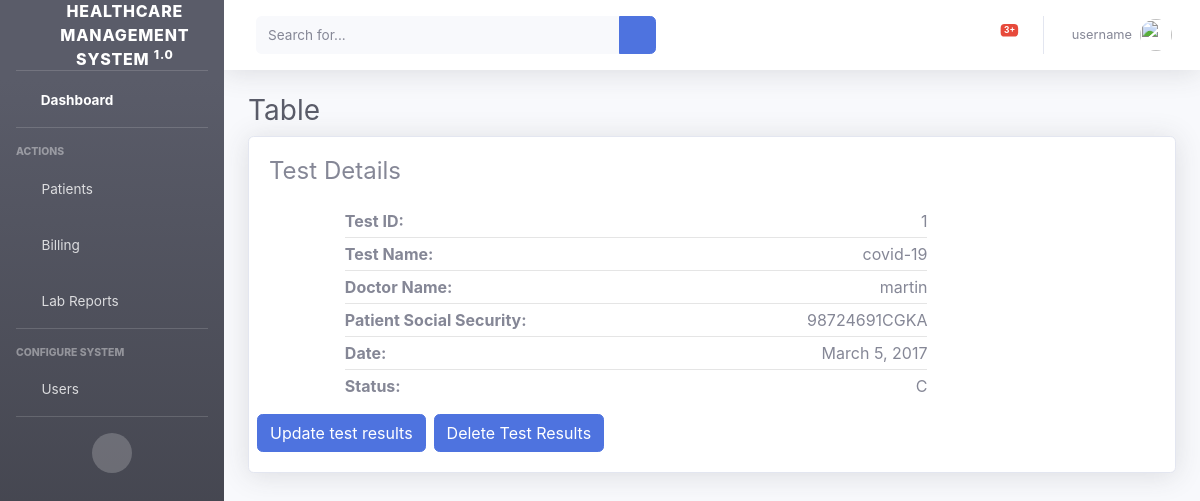
Page /test/1/ on the committed database.
### hrm/models.py (models this page shows, shortened)
class LabReport(models.Model):
    test_name = models.CharField(max_length=100)
    doctor = models.ForeignKey(User,on_delete=models.CASCADE)
    patient = models.ForeignKey(Patient, on_delete=models.CASCADE)
    date = models.DateField()
    description = models.CharField(max_length=500)
    choices = (('C', 'Complete'), ('P', 'Pending'))
    status = models.CharField(max_length=1, choices=choices)

class Patient(models.Model):
    social_security = models.CharField(max_length=10000000, primary_key=True)
    first_name = models.CharField(max_length=50)
    last_name = models.CharField(max_length=50)
    d_o_b = models.DateField()
    choices = (('M', 'Male'), ('F', 'Female'))
    gender = models.CharField(max_length=1, choices=choices)
    contact_no = models.IntegerField()
    reg_date = models.DateField()
    doctor = models.ForeignKey(User, on_delete=models.CASCADE)
    room = models.ForeignKey(Room, on_delete=models.CASCADE)
    check_out_date = models.DateField(blank=True, null=True)

### hrm/views.py (the view)
# urls.py: path('test/<slug:pk>/', TestDetail.as_view(), name='test_detail'),
class TestDetail(DetailView):
    model = LabReport
    template_name = 'hrm/lab.html'
    context_object_name = 'test'

### hrm/templates/hrm/lab.html (shortened to what this page needs)
{% extends 'main_base.html' %}
{% load crispy_forms_tags %}
{% load static %}
{% block body %}
    <div id="wrapper">
        <ul class="navbar-nav bg-gradient-dark sidebar sidebar-dark accordion" id="accordionSidebar">
          <a class="sidebar-brand d-flex align-items-center justify-content-center" href="index.html">
            <div class="sidebar-brand-icon ">
              <i class="fas fa-hospital"></i>
            </div>
            <div class="sidebar-brand-text mx-3">Healthcare Management System <sup>1.0</sup></div>
          </a>
          <hr class="sidebar-divider my-0">
          <li class="nav-item active">
            <a class="nav-link" href="{% url 'home' %}">
              <i class="fas fa-fw fa-tachometer-alt"></i>
              <span>Dashboard</span></a>
          </li>
          <hr class="sidebar-divider">
          <div class="sidebar-heading">
            Actions
          </div>
          <li class="nav-item">
            <a class="nav-link collapsed" href="#" data-toggle="collapse" data-target="#collapseTwo" aria-expanded="true" aria-controls="collapseTwo">
              <i class="fas fa-fw fa-people-carry"></i>
              <span>Patients</span>
            </a>
          </li>
          <li class="nav-item">
            <a class="nav-link collapsed" href="#" data-toggle="collapse" data-target="#collapseUtilities" aria-expanded="true" aria-controls="collapseUtilities">
              <i class="fas fa-fw fa-coins"></i>
              <span>Billing</span>
            </a>
          </li>
          <li class="nav-item">
            <a class="nav-link collapsed" href="#" data-toggle="collapse" data-target="#collapseLab" aria-expanded="true" aria-controls="collapseUtilities">
              <i class="fas fa-fw fa-clipboard-list"></i>
              <span>Lab Reports</span>
            </a>
          </li>
          <hr class="sidebar-divider">
          <div class="sidebar-heading">
            Configure System
          </div>
          <li class="nav-item">
            <a class="nav-link collapsed" href="#" data-toggle="collapse" data-target="#collapsePages" aria-expanded="true" aria-controls="collapsePages">
              <i class="fas fa-fw fa-user"></i>
              <span>Users</span>
            </a>
          </li>
          <hr class="sidebar-divider d-none d-md-block">
          <div class="text-center d-none d-md-inline">
            <button class="rounded-circle border-0" id="sidebarToggle"></button>
          </div>
        </ul>
        <div id="content-wrapper" class="d-flex flex-column">
          <div id="content">
            <nav class="navbar navbar-expand navbar-light bg-white topbar mb-4 static-top shadow">
              <form class="d-none d-sm-inline-block form-inline mr-auto ml-md-3 my-2 my-md-0 mw-100 navbar-search">
                <div class="input-group">
                  <input type="text" class="form-control bg-light border-0 small" placeholder="Search for..." aria-label="Search" aria-describedby="basic-addon2">
                  <div class="input-group-append">
                    <button class="btn btn-primary" type="button">
                      <i class="fas fa-search fa-sm"></i>
                    </button>
                  </div>
                </div>
              </form>
              <ul class="navbar-nav ml-auto">
                <li class="nav-item dropdown no-arrow mx-1">
                  <a class="nav-link dropdown-toggle" href="#" id="alertsDropdown" role="button" data-toggle="dropdown" aria-haspopup="true" aria-expanded="false">
                    <span class="badge badge-danger badge-counter">3+</span>
                  </a>
                </li>
                <li class="nav-item dropdown no-arrow">
                  <a class="nav-link dropdown-toggle" href="#" id="userDropdown" role="button" data-toggle="dropdown" aria-haspopup="true" aria-expanded="false">
                    <span class="mr-2 d-none d-lg-inline text-gray-600 small">
                        {% if request.user.is_authenticated %}
                          {{ request.user.username }}
                        {% else %}
                          username
                        {% endif %}
                    </span>
                    <img class="img-profile rounded-circle" src="{% static "img/hospital_login.jpeg" %}">
                  </a>
                </li>
              </ul>
            </nav>
            <div class="container-fluid">
                <h1 class="h3 mb-2 text-gray-800">Table</h1>
                <div class="card shadow mb-4">
                    <div class="card-body">
                        <h4>Test Details</h4>
                        <div class="row">
                            <div class="offset-lg-1 col-lg-8 col-md-8">
                                <div class="py-3">
                                    <div>
                                        <strong>Test ID:</strong>
                                        <span class="float-right">{{ test.id }}</span>
                                    </div>
                                    <hr class="sidebar-divider my-1">
                                    <div>
                                        <strong>Test Name:</strong>
                                        <span class="float-right">{{ test.test_name }}</span>
                                    </div>
                                    <hr class="sidebar-divider my-1">
                                    <div>
                                      <strong>Doctor Name:</strong>
                                      <span class="float-right">{{ test.doctor.username }}</span>
                                    </div>
                                  <hr class="sidebar-divider my-1">
                                    <div>
                                        <strong>Patient Social Security:</strong>
                                        <span class="float-right">{{ test.patient.social_security }}</span>
                                    </div>
                                    <hr class="sidebar-divider my-1">
                                    <div>
                                        <strong>Date:</strong>
                                        <span class="float-right">{{ test.date }}</span>
                                    </div>
                                    <hr class="sidebar-divider my-1">
                                    <div>
                                        <strong>Status:</strong>
                                        <span class="float-right">{{ test.status }}</span>
                                    </div>
                                </div>
                            </div>
                            <div class="d-flex justify-content-right">
                              <a class="btn btn-user btn-primary mr-2" href="{% url 'edit_test' test.id %}">Update test results</a>
                              <a class="btn btn-user btn-primary " href="#">Delete Test Results</a>
                          </div>
                        </div>
                    </div>
                </div>
            </div>
           </div>
        </div>
    </div>
{% endblock %}

### rows in the picture
LabReport: id "1", test_name "covid-19", doctor.username "martin", patient.social_security "98724691CGKA", date "March 5, 2017", status "C"
